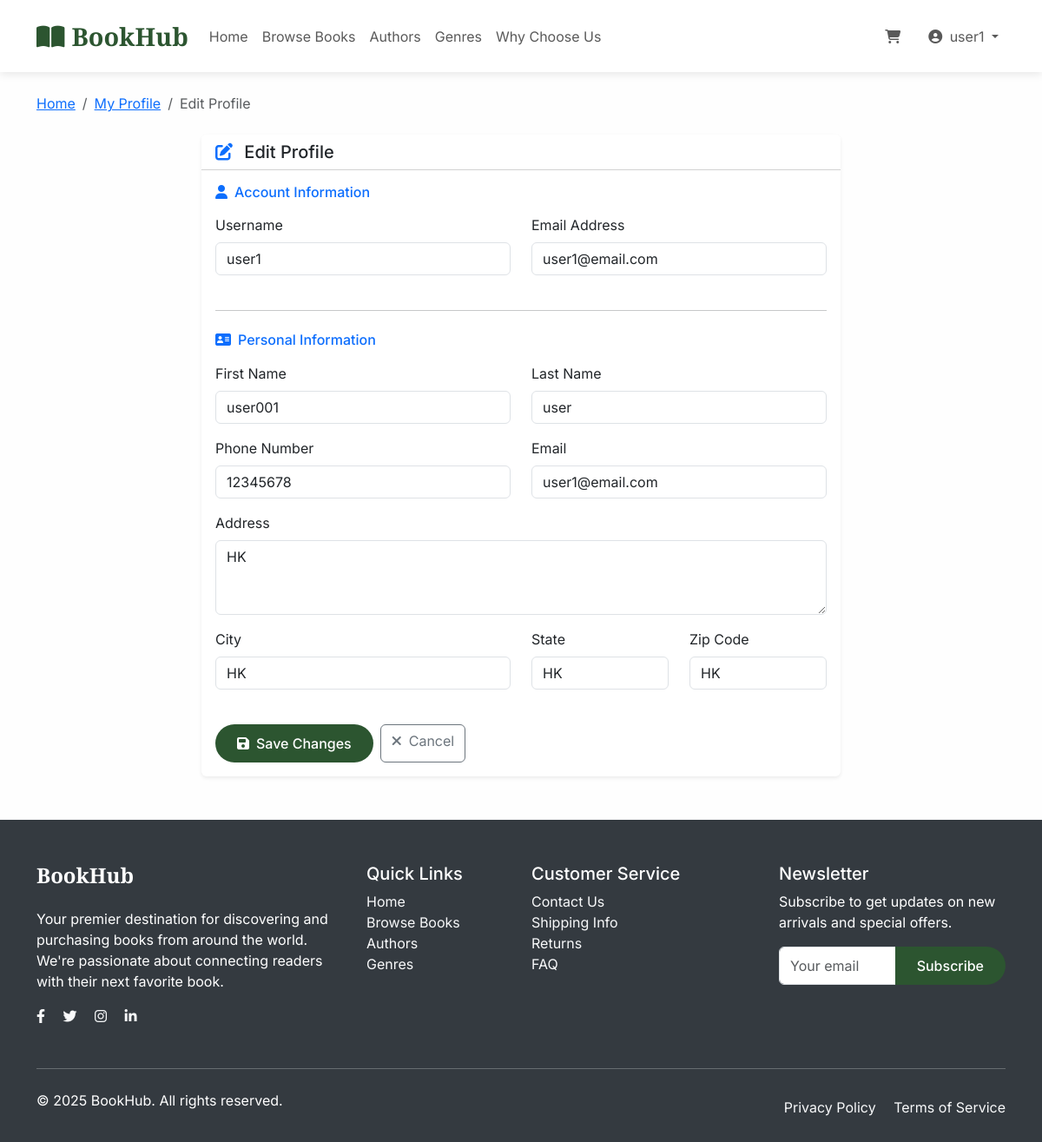
Page /profile/edit/ (signed in) on the committed database.
### books/models.py (models this page shows, shortened)
class Customer(models.Model):
    CustomerID = models.AutoField(primary_key=True)
    user = models.OneToOneField(User, on_delete=models.CASCADE, related_name='customer')
    FirstName = models.CharField(max_length=100)
    LastName = models.CharField(max_length=100)
    Email = models.EmailField(unique=True)
    Phone = models.CharField(max_length=15, blank=True, null=True)
    Address = models.TextField()
    City = models.CharField(max_length=100)
    State = models.CharField(max_length=100)
    ZipCode = models.CharField(max_length=10)
    ProfilePicture = models.CharField(max_length=200, blank=True, null=True)  # Optional: for profile pics
    DateJoined = models.DateTimeField(auto_now_add=True)

### books/views.py (the view)
# urls.py: path('profile/edit/', views.profile_edit, name='profile_edit'),
@login_required
def profile_edit(request):
    customer = request.user.customer
    user = request.user
    if request.method == 'POST':
        customer_form = CustomerProfileForm(request.POST, instance=customer)
        user_form = UserProfileForm(request.POST, instance=user)
        if customer_form.is_valid() and user_form.is_valid():
            user_form.save()
            customer_form.save()
            messages.success(request, 'Your profile has been updated successfully!')
            return redirect('profile_view')
        else:
            messages.error(request, 'Please correct the errors below.')
    else:
        customer_form = CustomerProfileForm(instance=customer)
        user_form = UserProfileForm(instance=user)
    context = {
        'customer_form': customer_form,
        'user_form': user_form,
        'customer': customer,
    }
    return render(request, 'books/profile_edit.html', context)

### books/forms.py
class CustomerProfileForm(forms.ModelForm):
    class Meta:
        model = Customer
        fields = ['FirstName', 'LastName', 'Email', 'Phone', 'Address', 'City', 'State', 'ZipCode']
        widgets = {
            'FirstName': forms.TextInput(attrs={'class': 'form-control'}),
            'LastName': forms.TextInput(attrs={'class': 'form-control'}),
            'Email': forms.EmailInput(attrs={'class': 'form-control'}),
            'Phone': forms.TextInput(attrs={'class': 'form-control'}),
            'Address': forms.Textarea(attrs={'class': 'form-control', 'rows': 3}),
            'City': forms.TextInput(attrs={'class': 'form-control'}),
            'State': forms.TextInput(attrs={'class': 'form-control'}),
            'ZipCode': forms.TextInput(attrs={'class': 'form-control'}),
        }

class UserProfileForm(forms.ModelForm):
    class Meta:
        model = User
        fields = ['username', 'email', 'first_name', 'last_name']
        widgets = {
            'username': forms.TextInput(attrs={'class': 'form-control'}),
            'email': forms.EmailInput(attrs={'class': 'form-control'}),
            'first_name': forms.TextInput(attrs={'class': 'form-control'}),
            'last_name': forms.TextInput(attrs={'class': 'form-control'}),
        }

### books/context_processors.py (called while the page is built)
def cart_count(request):
    if request.user.is_authenticated:
        try:
            pending_order = request.user.customer.order_set.filter(OrderStatus='pending').first()
            if pending_order:
                cart_count = pending_order.orderitems.count()
            else:
                cart_count = 0
        except:
            cart_count = 0
    else:
        cart_count = 0
    return {'cart_count': cart_count}

### books/templates/books/profile_edit.html (shortened to what this page needs)
{% extends 'base.html' %}
{% block content %}
<div class="container mt-4">
    <nav aria-label="breadcrumb" class="mb-4">
        <ol class="breadcrumb">
            <li class="breadcrumb-item"><a href="{% url 'home' %}">Home</a></li>
            <li class="breadcrumb-item"><a href="{% url 'profile_view' %}">My Profile</a></li>
            <li class="breadcrumb-item active">Edit Profile</li>
        </ol>
    </nav>
    <div class="row justify-content-center">
        <div class="col-lg-8">
            <div class="card border-0 shadow-sm">
                <div class="card-header bg-white">
                    <h5 class="mb-0">
                        <i class="fas fa-edit me-2 text-primary"></i>
                        Edit Profile
                    </h5>
                </div>
                <div class="card-body">
                    <form method="post">
                        <h6 class="text-primary mb-3">
                            <i class="fas fa-user me-2"></i>Account Information
                        </h6>
                        <div class="row">
                            <div class="col-md-6">
                                <div class="mb-3">
                                    <label class="form-label">Username</label>
                                    {{ user_form.username }}
                                </div>
                            </div>
                            <div class="col-md-6">
                                <div class="mb-3">
                                    <label class="form-label">Email Address</label>
                                    {{ user_form.email }}
                                </div>
                            </div>
                        </div>
                        <hr class="my-4">
                        <h6 class="text-primary mb-3">
                            <i class="fas fa-address-card me-2"></i>Personal Information
                        </h6>
                        <div class="row">
                            <div class="col-md-6">
                                <div class="mb-3">
                                    <label class="form-label">First Name</label>
                                    {{ customer_form.FirstName }}
                                </div>
                            </div>
                            <div class="col-md-6">
                                <div class="mb-3">
                                    <label class="form-label">Last Name</label>
                                    {{ customer_form.LastName }}
                                </div>
                            </div>
                        </div>
                        <div class="row">
                            <div class="col-md-6">
                                <div class="mb-3">
                                    <label class="form-label">Phone Number</label>
                                    {{ customer_form.Phone }}
                                </div>
                            </div>
                            <div class="col-md-6">
                                <div class="mb-3">
                                    <label class="form-label">Email</label>
                                    {{ customer_form.Email }}
                                </div>
                            </div>
                        </div>
                        <div class="mb-3">
                            <label class="form-label">Address</label>
                            {{ customer_form.Address }}
                        </div>
                        <div class="row">
                            <div class="col-md-6">
                                <div class="mb-3">
                                    <label class="form-label">City</label>
                                    {{ customer_form.City }}
                                </div>
                            </div>
                            <div class="col-md-3">
                                <div class="mb-3">
                                    <label class="form-label">State</label>
                                    {{ customer_form.State }}
                                </div>
                            </div>
                            <div class="col-md-3">
                                <div class="mb-3">
                                    <label class="form-label">Zip Code</label>
                                    {{ customer_form.ZipCode }}
                                </div>
                            </div>
                        </div>
                        <div class="d-flex gap-2 mt-4">
                            <button type="submit" class="btn btn-primary-custom">
                                <i class="fas fa-save me-2"></i>Save Changes
                            </button>
                            <a href="{% url 'profile_view' %}" class="btn btn-outline-secondary">
                                <i class="fas fa-times me-2"></i>Cancel
                            </a>
                        </div>
                    </form>
                </div>
            </div>
        </div>
    </div>
</div>
{% endblock %}

### templates/base.html (shortened to what this page needs)
{% load static %}
<!DOCTYPE html>
<html lang="en">
<head>
    <link href="https://cdn.jsdelivr.net/npm/bootstrap@5.3.0/dist/css/bootstrap.min.css" rel="stylesheet">
    <link rel="stylesheet" href="https://cdnjs.cloudflare.com/ajax/libs/font-awesome/6.4.0/css/all.min.css">
    <link rel="stylesheet" href="{% static 'css/custom.css' %}">
    <link rel="stylesheet" href="{% static 'css/components.css' %}">
</head>
<body>
    <nav class="navbar navbar-expand-lg navbar-light bg-white sticky-top">
        <div class="container">
            <a class="navbar-brand brand-font" href="{% url 'home' %}">
                <i class="fas fa-book-open me-2"></i>BookHub
            </a>
            <div class="collapse navbar-collapse" id="navbarNav">
                <ul class="navbar-nav me-auto">
                    <li class="nav-item">
                        <a class="nav-link" href="{% url 'home' %}">Home</a>
                    </li>
                    <li class="nav-item">
                        <a class="nav-link" href="{% url 'book_list' %}">Browse Books</a>
                    </li>
                    <li class="nav-item">
                        <a class="nav-link" href="{% url 'author_list' %}">Authors</a>
                    </li>
                    <li class="nav-item">
                        <a class="nav-link" href="{% url 'genre_list' %}">Genres</a>
                    </li>
                    <li class="nav-item">
                        <a class="nav-link" href="../#features">Why Choose Us</a>
                    </li>
                </ul>
                <ul class="navbar-nav ms-auto">
                    {% if user.is_authenticated %}
                        <li class="nav-item me-3">
                            <a class="nav-link position-relative" href="{% url 'view_cart' %}">
                                <i class="fas fa-shopping-cart"></i>
                            </a>
                        </li>
                        <li class="nav-item dropdown">
                            <a class="nav-link dropdown-toggle" href="#" id="navbarDropdown" role="button" data-bs-toggle="dropdown">
                                <i class="fas fa-user-circle me-1"></i> {{ user.username }}
                            </a>
                        </li>
                    {% endif %}
                </ul>
            </div>
        </div>
    </nav>
    {% block content %}{% endblock %}
    <footer class="footer">
        <div class="container">
            <div class="row">
                <div class="col-lg-4 col-md-6 mb-4">
                    <h4 class="brand-font mb-4">BookHub</h4>
                    <p>Your premier destination for discovering and purchasing books from around the world. We're passionate about connecting readers with their next favorite book.</p>
                    <div class="social-links mt-3">
                        <a href="#" class="text-light me-3"><i class="fab fa-facebook-f"></i></a>
                        <a href="#" class="text-light me-3"><i class="fab fa-twitter"></i></a>
                        <a href="#" class="text-light me-3"><i class="fab fa-instagram"></i></a>
                        <a href="#" class="text-light"><i class="fab fa-linkedin-in"></i></a>
                    </div>
                </div>
                <div class="col-lg-2 col-md-6 mb-4">
                    <h5>Quick Links</h5>
                    <ul class="list-unstyled">
                        <li><a href="{% url 'home' %}" class="text-light text-decoration-none">Home</a></li>
                        <li><a href="{% url 'book_list' %}" class="text-light text-decoration-none">Browse Books</a></li>
                        <li><a href="{% url 'author_list' %}" class="text-light text-decoration-none">Authors</a></li>
                        <li><a href="{% url 'genre_list' %}" class="text-light text-decoration-none">Genres</a></li>
                    </ul>
                </div>
                <div class="col-lg-3 col-md-6 mb-4">
                    <h5>Customer Service</h5>
                    <ul class="list-unstyled">
                        <li><a href="#" class="text-light text-decoration-none">Contact Us</a></li>
                        <li><a href="#" class="text-light text-decoration-none">Shipping Info</a></li>
                        <li><a href="#" class="text-light text-decoration-none">Returns</a></li>
                        <li><a href="#" class="text-light text-decoration-none">FAQ</a></li>
                    </ul>
                </div>
                <div class="col-lg-3 col-md-6 mb-4">
                    <h5>Newsletter</h5>
                    <p>Subscribe to get updates on new arrivals and special offers.</p>
                    <div class="input-group">
                        <input type="email" class="form-control" placeholder="Your email">
                        <button class="btn btn-primary-custom" type="button">Subscribe</button>
                    </div>
                </div>
            </div>
            <hr class="my-4">
            <div class="row align-items-center">
                <div class="col-md-6">
                    <p>&copy; 2025 BookHub. All rights reserved.</p>
                </div>
                <div class="col-md-6 text-md-end">
                    <a href="#" class="text-light text-decoration-none me-3">Privacy Policy</a>
                    <a href="#" class="text-light text-decoration-none">Terms of Service</a>
                </div>
            </div>
        </div>
    </footer>
</body>
</html>

### static/css/custom.css (style rules this page uses)
:root { --primary-color: #2c5530; --secondary-color: #4a7c59; --accent-color: #8b4513; --light-color: #f8f9fa; --dark-color: #343a40; --gold-color: #d4af37; }
body { font-family: 'Inter', sans-serif; background-color: #fefefe; color: #333; }
.brand-font { font-family: 'Playfair Display', serif; font-weight: 700; }
.navbar-brand { font-size: 1.8rem; color: var(--primary-color) !important; }
.btn-primary-custom { background: var(--primary-color); border: none; padding: 10px 25px; border-radius: 25px; font-weight: 500; transition: all 0.3s ease; color: white; text-decoration: none; display: inline-block; }
.footer { background: var(--dark-color); color: white; padding: 50px 0 20px; margin-top: 50px; }
.navbar { box-shadow: 0 2px 10px rgba(0, 0, 0, 0.1); padding: 15px 0; }
.btn-primary-custom { position: relative; overflow: hidden; }
.btn-primary-custom::before { content: ''; position: absolute; top: 0; left: -100%; width: 100%; height: 100%; background: linear-gradient(90deg, transparent, rgba(255,255,255,0.3), transparent); transition: left 0.5s; }

### static/css/components.css (style rules this page uses)
.btn, .card, .form-control { transition: all 0.3s ease; }

### rows in the picture
Customer: FirstName "user001", LastName "user", Phone "12345678", Email "user1@email.com", Address "HK", City "HK", State "HK", ZipCode "HK"

### other values in the picture
{{ user.username }} "user1"
